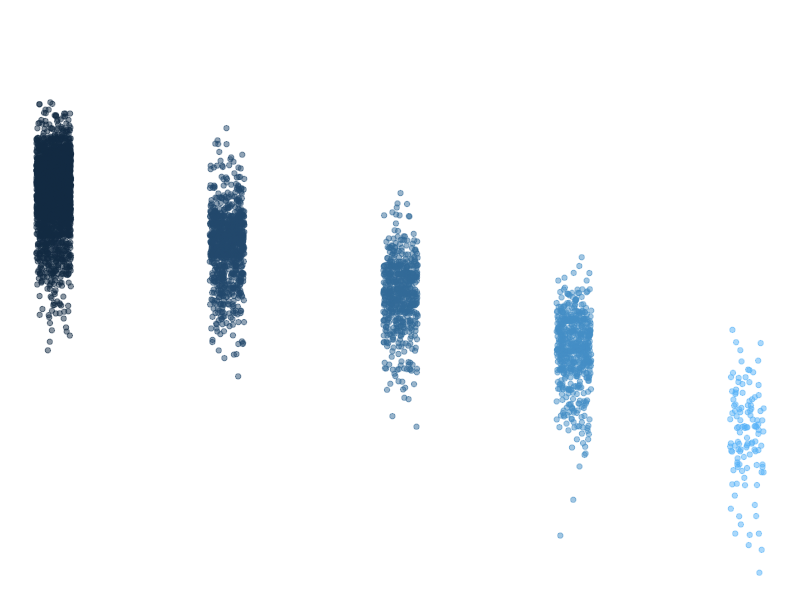

Here is the R script that generated this plot:
## ---- chunk 1
knitr::opts_chunk$set(echo = TRUE)
library(tidyverse)
## ---- chunk 2
summary(storms)
## ---- chunk 3
names(storms)
## ---- chunk 4
ggplot(data = storms, aes(x = category, y = pressure)) +
  geom_jitter(width = 0.1, 
              alpha = 0.5,
              aes(color = category),
              show.legend = FALSE) +
  labs(x = "Storm Category", 
       y = "Air pressure at storm center (millibars)"
       ) +
  theme_void()
